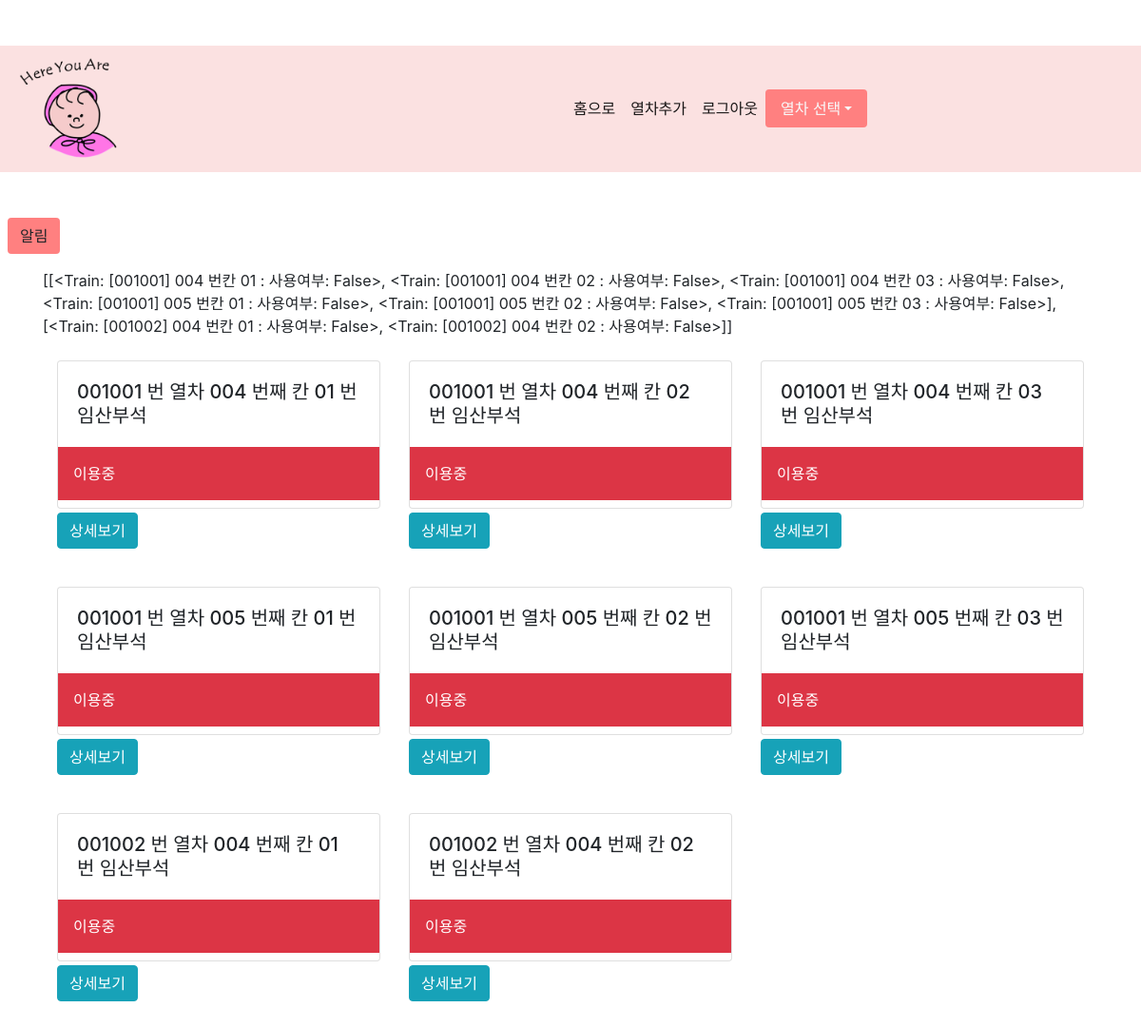
/webserver/ (signed in), run on an earlier commit of the app's database.
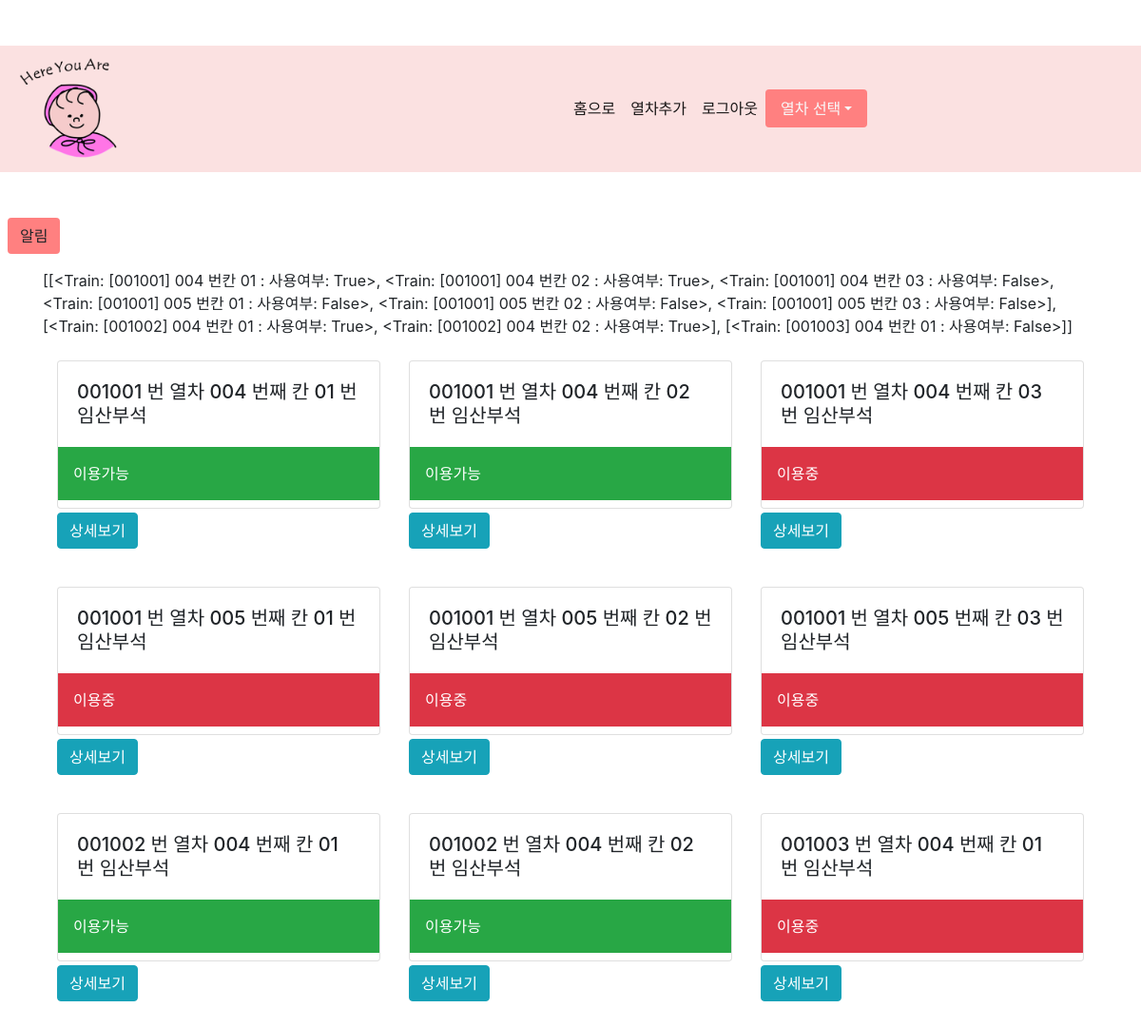
And on a later commit of the database.
### webserver/models.py (models this page shows)
class Train(models.Model):
    train_no = models.CharField(max_length=10)
    slot_no = models.CharField(max_length=10)
    seat_no = models.CharField(max_length=10)
    empty = models.BooleanField()
    def __str__(self):
        return f'[{self.train_no}] {self.slot_no} 번칸 {self.seat_no} : 사용여부: {self.empty}'

### webserver/views.py (the view)
# urls.py: path('', views.index, name="index"),
def index(request):
    trains = Train.objects.all()
    train_list = list(Train.objects.filter().values('train_no').order_by('train_no').distinct())
    print(type(train_list))
    print(train_list)
    train_no_list = []
    t_list = []
    for train in train_list:
        print(train.get('train_no'))
        train_no = train.get('train_no')
        train_no_list.append(train_no)
        my_train = Train.objects.filter(train_no=train_no)
        t_list.append(list(my_train))
    notifications = Notification.objects.all()
    context = {
        'train_no_list' : train_no_list,
        'tt' : t_list,
        'trains' : trains,
        'notifications': notifications,
    }
    return render(request, 'webserver/index.html', context)

### config/templates/webserver/index.html (shortened to what this page needs)
{% extends 'base.html' %}
{% load bootstrap4 %}
{% block notify %}
  <div class="ml-2">
    <p>
      <button class="btn" type="button" data-toggle="collapse" data-target="#collapseExample" aria-expanded="false" aria-controls="collapseExample" style="background-color: rgb(255, 128, 128)">
        알림
      </button>
    </p>
  </div>
{% endblock notify %}
{% block body %}
{{tt}}
<div class="container">
  <div class="row mt-4">
    {% if user.is_authenticated %}
      {% for train in trains %}
        {% include 'webserver/_trains.html' %}
      {% empty %}
      <p>열차에 대한 정보가 없습니다.</p>
      {% endfor %}
    {% else %}
      <p>관리자 전용 </p>
    {% endif %}
  </div>
{% endblock  %}

### config/templates/base.html (shortened to what this page needs)
{% load bootstrap4 %}
<!DOCTYPE html>
<html lang="en">
<head>
  {% bootstrap_css %}
</head>
<body>
    {% include 'webserver/_navbar.html' %}
    {% block notify %}
    {% endblock  %}
    <div class="container">
    {% block body %}
    {% endblock  %}
</body>
</html>

### config/templates/webserver/_navbar.html (shortened to what this page needs)
{% load  static %}
<nav class="mt-5 mb-5 navbar navbar-expand-lg navbar-light" style="background-color: rgb(251, 225, 225); ">
  <a class="navbar-brand" href="#">
    <img style="width:20%; height:20%;" src="{% static 'webserver/image/logo.png' %}" alt="Here_You_Are" >
  </a>
  <div class="collapse navbar-collapse" id="navbarNav">
    <ul class="navbar-nav">
      {% if user.is_authenticated %}
        <li class="nav-item">
          <a class="nav-link active" href="{% url 'webserver:index' %}">홈으로</a>
        </li>
        <li class="nav-item">
          <a class="nav-link active" href="{% url 'webserver:new' %}">열차추가</a>
        </li>
        <li class="nav-item">
          <a class="nav-link active" href="{% url 'webserver:index' %}">로그아웃</a>
        </li>
      {% endif %}
    </ul>
    <ul class="nav nav-pills">
      <li class="nav-item dropdown">
        <a  class="nav-link dropdown-toggle text-light" data-toggle="dropdown" href="#" role="button" aria-haspopup="true" aria-expanded="false"  style="background-color: rgb(255, 128, 128); ">열차 선택</a>
      </li>
    </ul>
  </div>
</nav>

### config/templates/webserver/_trains.html
<div class="col-12 col-sm-6 col-md-4 mb-3">
  <div class="card">
    <div class="card-body">
      <h5 style="display : inline;" class="card-title">
        {{ train.train_no }} 번 열차 {{train.slot_no}} 번째 칸 {{train.seat_no}} 번 임산부석
      </h5>
    </div>
    {% if train.empty  %}
      <span class="p-3 mb-2 bg-success text-white">이용가능</span>
    {% else %}
      <span class="p-3 mb-2 bg-danger text-white">이용중</span>
    {% endif %}
  </div>
  <a href="{% url 'webserver:detail' train.pk %}" class="mt-1 mb-4 btn btn-info">상세보기</a>
</div>

What changed in the data, as far as the page shows it:
changed Train: train_no+slot_no+seat_no "…번칸 01 : 사용여부: False>, <Train: [001001] 004 번칸 02 : 사용여부: False>, <Train: [001001] 004 번칸 03 : 사용여부: False>, <Train: [001001] 005 번칸 01 : 사용여부: False>, <Train: [001001] 005 번칸 02 : 사용여부: False>, <Train: [001001] 005 번칸 03 : 사용여부: False>], [<Train: [001002] 004 번칸 01 : 사용여부: False>, <Train: [001002] 004 번칸 02 : 사용여부: False>]]" → "…번칸 01 : 사용여부: True>, <Train: [001001] 004 번칸 02 : 사용여부: True>, <Train: [001001] 004 번칸 03 : 사용여부: False>, <Train: [001001] 005 번칸 01 : 사용여부: False>, <Train: [001001] 005 번칸 02 : 사용여부: False>, <Train: [001001] 005 번칸 03 : 사용여부: False>], [<Train: [001002] 004 번칸 01 : 사용여부: True>, <Train: [001002] 004 번칸 02 : 사용여부: True>], [<Train: [001003] 004 번칸 01 : 사용여부: False>]]"; empty "이용중" → "이용가능"
changed Train (number 2 of 9 on the later page): empty "이용중" → "이용가능"
changed Train (number 7 of 9 on the later page): empty "이용중" → "이용가능"
changed Train (number 8 of 9 on the later page): empty "이용중" → "이용가능"
added Train: train_no "001003", slot_no "004", seat_no "01", empty "이용중"
